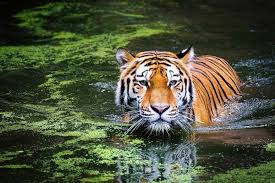
#> input picture assets/pictures/pic2.jpg, 275 x 183 px; its folder holds only this picture in this run
$ python resize_image_file.py
#> lines starting #> are read from the running program, lines starting #| are printed output that depends on the picture; after the words box and inside, x2 and y2 are one past the last pixel; in counts of white or black regions, pixels touching at a corner belong together
import cv2
import os
import math

ROOT = os.path.dirname(__file__)
PICTURES_DIR = os.path.join(ROOT, 'assets', 'pictures')
OUT_DIR = os.path.join(ROOT, 'captured_images')
os.makedirs(OUT_DIR, exist_ok=True)

# Preset sizes
PRESETS = {
    '1': (320, 240),
    '2': (640, 480),
    '3': (1280, 720),
    '4': (1920, 1080),
}

# Safety cap for upscaling (display & save)
MAX_W = 1920
MAX_H = 1080

# Gather images
EXTS = ('.jpg', '.jpeg', '.png', '.bmp')
files = [f for f in sorted(os.listdir(PICTURES_DIR)) if f.lower().endswith(EXTS)]
if not files:
    print('هیچ تصویری در پوشه assets/pictures یافت نشد.')
    raise SystemExit(1)

index = 0
scale = 1.0  # relative scale multiplier applied to original

window = 'Image Resizer'
cv2.namedWindow(window, cv2.WINDOW_NORMAL)

print('کلیدها:')
print('  n/p: تصویر بعدی/قبلی')
print('  1/2/3/4: انتخاب اندازهٔ پیش‌فرض (320x240,640x480,1280x720,1920x1080)')
print('  +/-: افزایش/کاهش اندازه به‌صورت درصدی (10%)')
print("  o: ذخیره روی همان فایل (overwrite)")
print("  a: ذخیره با نام جدید در پوشه 'captured_images'")
print('  q: خروج')


def load_image(idx):
#> called with idx = 0
    path = os.path.join(PICTURES_DIR, files[idx])
    img = cv2.imread(path)
#> img is the input picture: shape (183, 275, 3); mean B, G, R 59.5, 82.9, 77.2
    if img is None:
        raise RuntimeError(f"ناتوان در خواندن تصویر: {path}")
    return img, path


def clamp_size(w, h):
    w = max(1, int(w))
    h = max(1, int(h))
    if w > MAX_W or h > MAX_H:
        # scale down to fit MAX while keeping aspect
        aspect = w / h
        if w > MAX_W:
            w = MAX_W
            h = int(round(w / aspect))
        if h > MAX_H:
            h = MAX_H
            w = int(round(h * aspect))
    return w, h


orig_img, orig_path = load_image(index)
orig_h, orig_w = orig_img.shape[:2]
#> orig_h = 183; orig_w = 275

while True:
    # compute target size from presets or scale
    target_w = int(round(orig_w * scale))
#> target_w = 275
    target_h = int(round(orig_h * scale))
#> target_h = 183
    target_w, target_h = clamp_size(target_w, target_h)

    resized = cv2.resize(orig_img, (target_w, target_h), interpolation=cv2.INTER_AREA if scale<=1.0 else cv2.INTER_LINEAR)

    # overlay info
    info_lines = [
        f"file: {os.path.basename(orig_path)}",
        f"orig: {orig_w}x{orig_h}  ->  {target_w}x{target_h}  (scale={scale:.2f})",
        "keys: n/p next/prev | 1-4 presets | +/- scale | o overwrite | a save-as | q quit",
    ]
    y = 20
    for line in info_lines:
        cv2.putText(resized, line, (10, y), cv2.FONT_HERSHEY_SIMPLEX, 0.6, (0, 255, 0), 2, cv2.LINE_AA)
        y += 25
#> this loop made 3 passes
#> (line, y) on passes 1 to 2: ('file: pic2.jpg', 45), ('orig: 275x183  ->  275x183  (scale=1.00)', 70)
#> y on pass 3: 95
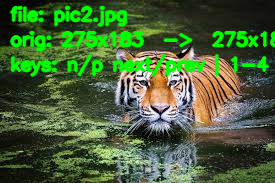
#> resized: shape (183, 275, 3); 13.28% of pixels changed, all inside (x1, y1, x2, y2) = (9, 5, 275, 77)
#> after the loop, y = 95

    cv2.imshow(window, resized)
    key = cv2.waitKey(0) & 0xFF
#> (key q is pressed here)

    if key == ord('q'):
        break
    elif key == ord('n'):
        index = (index + 1) % len(files)
        orig_img, orig_path = load_image(index)
        orig_h, orig_w = orig_img.shape[:2]
        scale = 1.0
    elif key == ord('p'):
        index = (index - 1) % len(files)
        orig_img, orig_path = load_image(index)
        orig_h, orig_w = orig_img.shape[:2]
        scale = 1.0
    elif chr(key) in PRESETS:
        w, h = PRESETS[chr(key)]
        # compute scale that maps original to preset while keeping aspect
        scale_w = w / orig_w
        scale_h = h / orig_h
        # choose scale that fits the preset while keeping aspect (use min)
        scale = min(scale_w, scale_h)
    elif key in (ord('+'), ord('=')):
        scale *= 1.1
        # avoid insane upscales
        if orig_w * scale > MAX_W or orig_h * scale > MAX_H:
            scale = min(MAX_W / orig_w, MAX_H / orig_h)
    elif key == ord('-'):
        scale /= 1.1
        if scale < 0.1:
            scale = 0.1
    elif key == ord('o'):
        # overwrite original file
        try:
            cv2.imwrite(orig_path, resized)
            print(f"فایل بازنویسی شد: {orig_path}")
            # reload original to reflect changes
            orig_img, orig_path = load_image(index)
            orig_h, orig_w = orig_img.shape[:2]
            scale = 1.0
        except Exception as e:
            print(f"خطا در ذخیره روی همان فایل: {e}")
    elif key == ord('a'):
        # save as new file in OUT_DIR
        base, ext = os.path.splitext(os.path.basename(orig_path))
        out_name = f"{base}_resized{ext}"
        out_path = os.path.join(OUT_DIR, out_name)
        # ensure unique
        i = 1
        while os.path.exists(out_path):
            out_name = f"{base}_resized_{i}{ext}"
            out_path = os.path.join(OUT_DIR, out_name)
            i += 1
        try:
            cv2.imwrite(out_path, resized)
            print(f"فایل ذخیره شد: {out_path}")
        except Exception as e:
            print(f"خطا در ذخیره: {e}")
    else:
        print(f"کلید ناشناخته: {key}")

cv2.destroyAllWindows()

$ run again, on assets/pictures/pic3.jpg
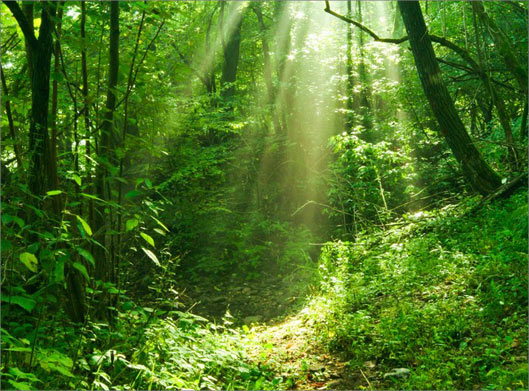
#> input picture assets/pictures/pic3.jpg, 529 x 391 px
#> in load_image, img is the input picture: shape (391, 529, 3); mean B, G, R 36.5, 115.7, 76.4
#> the loop `for line in info_lines:` made 3 passes
#> (line, y) on passes 1 to 2: ('file: pic3.jpg', 45), ('orig: 529x391  ->  529x391  (scale=1.00)', 70)
#> after the loop `for line in info_lines:`:
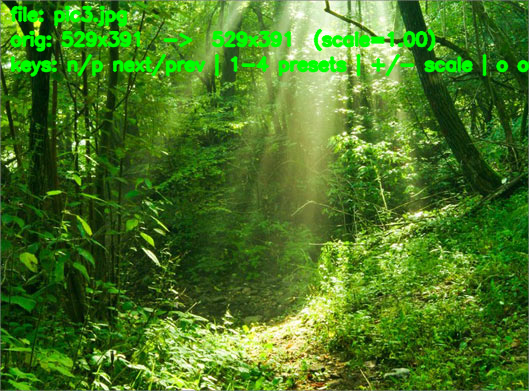
#> resized: shape (391, 529, 3); 5.23% of pixels changed, all inside (x1, y1, x2, y2) = (9, 5, 529, 77)
#> after the loop `for line in info_lines:`: y = 95
